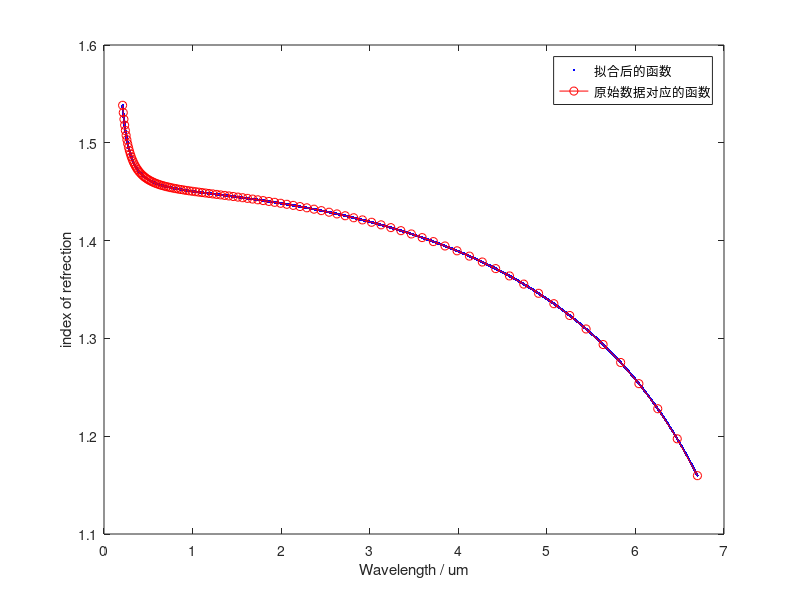

The MATLAB script that drew this image:
clear; close all; clc;

n = [1.538357620490538,1.530846431063035,1.524078907297501,1.5180417677275369,1.512572115555845,1.507609587219907,1.503100962903891,1.49899921854205,1.495262719426021,1.491821503466143,1.488683281387005,1.485791436657431,1.483150433346678,1.480714441591203,1.478467652248274,1.4763951298847031,1.474468282034226,1.472704679794846,1.471052512380173,1.469528650020929,1.468121821883242,1.466804820248576,1.465580829975011,1.464436031091295,1.463371934628211,1.462376438594397,1.4614449911600569,1.4605730794882699,1.459756285476468,1.458986561393927,1.458260788128446,1.457575806881748,1.456925601329353,1.456310408017526,1.455724698695758,1.455166029922115,1.454629875453817,1.454116165084212,1.45361885362473,1.453139610263754,1.4526712743321681,1.452213820573103,1.451765383474718,1.451324078777723,1.450885397128128,1.450447735731987,1.450006961510094,1.449571090150359,1.449121461653785,1.448668310738006,1.448209659006488,1.4477322458328201,1.447245577492948,1.446736352409326,1.446213851912868,1.445664578156977,1.4450861470108949,1.444475988348819,1.4438434020914581,1.443173928538128,1.442464575925942,1.44171217336723,1.440913366909508,1.44005093855215,1.439148066080043,1.438172942941691,1.4371349603433399,1.43601396185552,1.434819617683744,1.433529881253016,1.432137210934172,1.430651698546765,1.429028728380203,1.427296093753045,1.425404432995095,1.42336136843945,1.42115441619088,1.418745951993393,1.416117293379006,1.413274156944229,1.410169683245185,1.406778214646649,1.403070896229887,1.398981999745557,1.394503572200241,1.3895553417943831,1.384120805905825,1.378099773511776,1.37137013052878,1.363881433660038,1.3555262189157329,1.34611712321649,1.335482357387436,1.323410543968897,1.309638400338563,1.293746028003201,1.2753723963510941,1.253728956138693,1.228088835442161,1.197325671630708,1.159649413977727];
wavelength = [0.21,0.2174,0.2251,0.233,0.2412,0.2497,0.2585,0.2676,0.277,0.2868,0.2969,0.3074,0.3182,0.3294,0.341,0.353,0.3655,0.3783,0.3917,0.4055,0.4197,0.4345,0.4498,0.4657,0.4821,0.4991,0.5167,0.5349,0.5537,0.5732,0.5934,0.6143,0.636,0.6584,0.6816,0.7056,0.7305,0.7562,0.7829,0.8104,0.839,0.8686,0.8992,0.9308,0.9636,0.9976,1.033,1.069,1.107,1.146,1.186,1.228,1.271,1.316,1.362,1.41,1.46,1.512,1.565,1.62,1.677,1.736,1.797,1.861,1.926,1.994,2.064,2.137,2.212,2.29,2.371,2.454,2.541,2.63,2.723,2.819,2.918,3.021,3.128,3.238,3.352,3.47,3.592,3.719,3.85,3.986,4.126,4.271,4.422,4.578,4.739,4.906,5.079,5.258,5.443,5.635,5.833,6.039,6.252,6.472,6.7];

% 设置函数样式
f = @(Para, w)(sqrt(1 + Para(1)*w.^2./(w.^2-Para(2)) + Para(3)*w.^2./(w.^2-Para(4)) + Para(5)*w.^2./(w.^2-Para(6))));

% 先预估一组参数值
P = [1; 0; 1; 0; 1; 100];

% 开始非线性拟合参数值
P = nlinfit(wavelength, n, f, P);

% 为了画图咱们定义一组新的x坐标
wave_length = 0.21:0.001:6.7;

% 使用拟合好的函数
n1 = f(P, wave_length);

plot(wave_length, n1, 'b.', wavelength, n, '-ro');
legend('拟合后的函数', '原始数据对应的函数');
xlabel('Wavelength / um'); ylabel('index of refrection');
